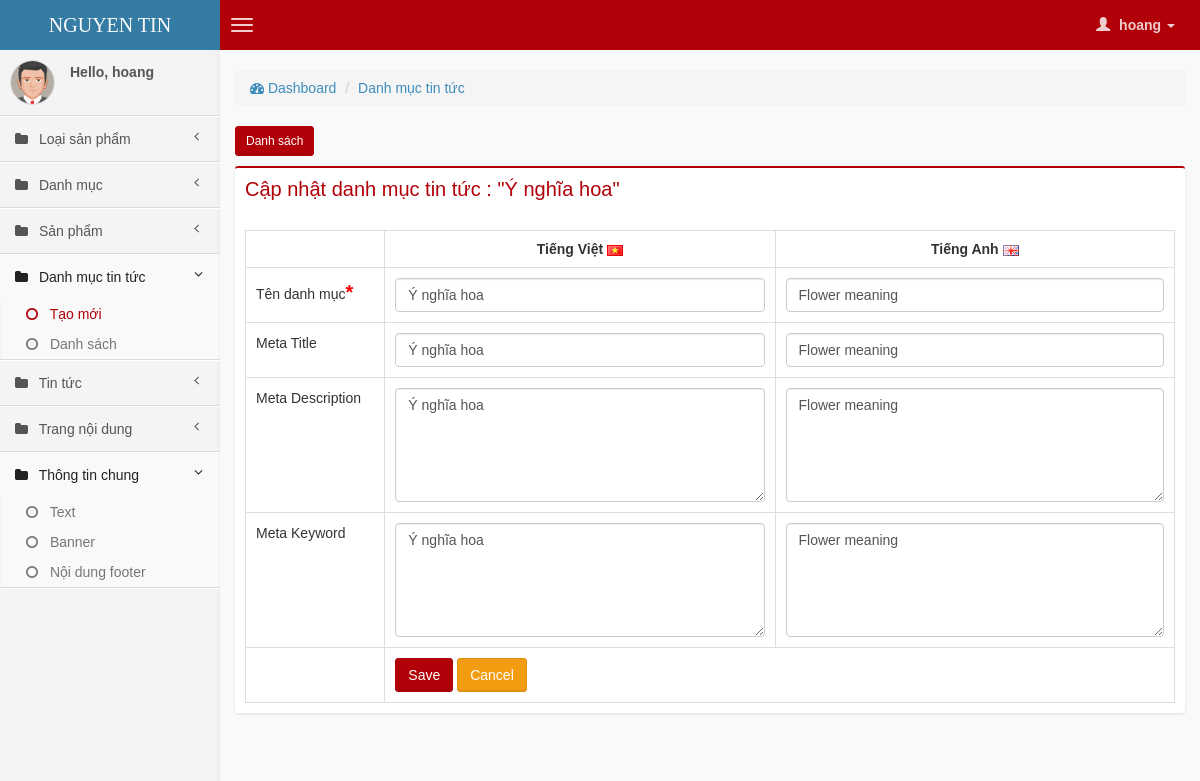
The page /backend/index.php?mod=cate-articles&act=form&id=1 (signed in) on the database its author committed.
### tables this page shows
CREATE TABLE IF NOT EXISTS `articles_cate` (
  `id` int(11) NOT NULL AUTO_INCREMENT,
  `name_vi` varchar(255) NOT NULL,
  `name_en` varchar(255) NOT NULL,
  `alias_vi` varchar(255) NOT NULL,
  `alias_en` varchar(255) NOT NULL,
  `display_order` int(11) NOT NULL,
  `meta_title_vi` varchar(255) NOT NULL,
  `meta_title_en` varchar(255) NOT NULL,
  `meta_description_vi` varchar(255) NOT NULL,
  `meta_description_en` varchar(255) NOT NULL,
  `meta_keyword_vi` varchar(255) NOT NULL,
  `meta_keyword_en` varchar(255) NOT NULL,
  `created_at` int(11) NOT NULL,
  `updated_at` int(11) NOT NULL,
  PRIMARY KEY (`id`)
);

### backend/model/Backend.php (called while the page is built, shortened)
<?php
class Backend {
    function getDetail($table, $id){
        $sql = "SELECT * FROM $table WHERE id = $id";
        $rs = mysql_query($sql);
        $row = mysql_fetch_assoc($rs);
        return $row;
    }
}
?>

### backend/view/cate-articles/form.php (the view, shortened to what this page needs)
<?php
$id = 0;
if(isset($_GET['id'])){
    $id = (int) $_GET['id'];
    require_once "model/Backend.php";
    $model = new Backend;
    $detail = $model->getDetail("articles_cate",$id);
}
?>
<div class="row">
    <div class="col-md-12">
        <section class="content-header">
          <ol class="breadcrumb">
            <li><a href="index.php"><i class="fa fa-dashboard"></i> Dashboard</a></li>
            <li><a href="index.php?mod=cate-articles&act=list">Danh mục tin tức</a></li>
          </ol>
        </section>
        <button class="btn btn-primary btn-sm" onclick="location.href='index.php?mod=cate-articles&act=list'">
            Danh sách
        </button>
        <div class="box box-primary">
            <div class="box-header">
                <h2 class="box-title" style="text-tranform:uppercase !important;color: #B10007">
                    <?php echo ($id > 0) ? "Cập nhật" : "Tạo mới" ?>  danh mục tin tức <?php echo ($id > 0) ? ': "'.$detail['name_vi'].'"' : ""; ?>
                </h2>
                <div class="clearfix"></div>
            </div>
            <div class="box-body">
            <form role="form" method="post" id="dataForm" action="controller/CateArticles.php" >
                <table class="table table-bordered">
                    <tr>
                        <th width="15%"></th>
                        <th width="42%" style="text-align:center">Tiếng Việt <img src="img/vn.png" /></th>
                        <th width="43%" style="text-align:center">Tiếng Anh <img src="img/en.png" /></th>
                    </tr>
                    <tr>
                        <td>Tên danh mục<span class="error">*</span></td>
                        <td>
                            <input aria-required="true" required="required" type="text" name="name_vi" id="name_vi" value="<?php if(isset($detail)) echo $detail['name_vi']; ?>" class="form-control">
                        </td>
                        <td>
                            <input aria-required="true" required="required" type="text" name="name_en" id="name_en" value="<?php if(isset($detail)) echo $detail['name_en']; ?>" class="form-control">
                        </td>
                    </tr>
                    <tr>
                        <td>Meta Title</td>
                        <td>
                            <input type="text" name="meta_title_vi" id="meta_title_vi" value="<?php if(isset($detail)) echo $detail['meta_title_vi']; ?>" class="form-control">
                        </td>
                        <td>
                            <input type="text" name="meta_title_en" id="meta_title_en" value="<?php if(isset($detail)) echo $detail['meta_title_en']; ?>" class="form-control">
                        </td>
                    </tr>
                     <tr>
                        <td>Meta Description</td>
                        <td>
                            <textarea class="form-control" name="meta_description_vi" rows="5" id="meta_description_vi"><?php if(isset($detail)) echo $detail['meta_description_vi']; ?></textarea>
                        </td>
                        <td>
                            <textarea class="form-control" name="meta_description_en" rows="5" id="meta_description_en"><?php if(isset($detail)) echo $detail['meta_description_en']; ?></textarea>
                        </td>
                    </tr>
                    <tr>
                        <td>Meta Keyword</td>
                        <td>
                            <textarea class="form-control" name="meta_keyword_vi" rows="5" id="meta_keyword_vi"><?php if(isset($detail)) echo $detail['meta_keyword_vi']; ?></textarea>
                        </td>
                        <td>
                            <textarea class="form-control" name="meta_keyword_en" rows="5" id="meta_keyword_en"><?php if(isset($detail)) echo $detail['meta_keyword_en']; ?></textarea>
                        </td>
                    </tr>
                    <tr>
                        <td></td>
                        <td colspan="2">
                            <button class="btn btn-primary btnSave" type="submit">Save</button>
                            <button class="btn btn-warning" type="reset" onclick="location.href='index.php?mod=cate-articles&act=list'">Cancel</button>
                        </td>
                    </tr>
                </table>
                </form>
        </div>
    </div>
</div>
</div>

### backend/view/cate-articles/form.php (style rules this page uses)
.table td { padding: 10px !important; }

### rows shown on the page
articles_cate: name_vi "Ý nghĩa hoa", name_en "Flower meaning", meta_title_vi "Ý nghĩa hoa", meta_title_en "Flower meaning", meta_description_vi "Ý nghĩa hoa", meta_description_en "Flower meaning", meta_keyword_vi "Ý nghĩa hoa", meta_keyword_en "Flower meaning"

### other values the page prints
$_SESSION['email'] "hoang"
